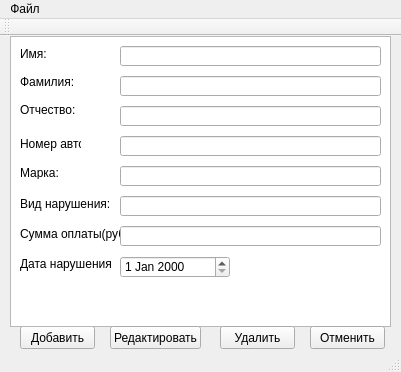
<?xml version="1.0" encoding="UTF-8"?>
<ui version="4.0">
 <class>MainWindow</class>
 <widget class="QMainWindow" name="MainWindow">
  <property name="geometry">
   <rect>
    <x>0</x>
    <y>0</y>
    <width>401</width>
    <height>372</height>
   </rect>
  </property>
  <property name="windowTitle">
   <string>MainWindow</string>
  </property>
  <widget class="QWidget" name="centralWidget">
   <widget class="QPushButton" name="pushButton">
    <property name="geometry">
     <rect>
      <x>20</x>
      <y>290</y>
      <width>75</width>
      <height>23</height>
     </rect>
    </property>
    <property name="text">
     <string>Добавить</string>
    </property>
   </widget>
   <widget class="QTableView" name="tableView">
    <property name="geometry">
     <rect>
      <x>10</x>
      <y>0</y>
      <width>381</width>
      <height>291</height>
     </rect>
    </property>
    <property name="selectionMode">
     <enum>QAbstractItemView::SingleSelection</enum>
    </property>
    <property name="selectionBehavior">
     <enum>QAbstractItemView::SelectRows</enum>
    </property>
   </widget>
   <widget class="QLineEdit" name="lineEdit_1">
    <property name="geometry">
     <rect>
      <x>120</x>
      <y>10</y>
      <width>261</width>
      <height>20</height>
     </rect>
    </property>
    <property name="inputMask">
     <string/>
    </property>
    <property name="text">
     <string/>
    </property>
   </widget>
   <widget class="QLineEdit" name="lineEdit_2">
    <property name="geometry">
     <rect>
      <x>120</x>
      <y>40</y>
      <width>261</width>
      <height>20</height>
     </rect>
    </property>
   </widget>
   <widget class="QLineEdit" name="lineEdit_3">
    <property name="geometry">
     <rect>
      <x>120</x>
      <y>70</y>
      <width>261</width>
      <height>20</height>
     </rect>
    </property>
   </widget>
   <widget class="QLabel" name="label_1">
    <property name="geometry">
     <rect>
      <x>20</x>
      <y>10</y>
      <width>47</width>
      <height>16</height>
     </rect>
    </property>
    <property name="text">
     <string>Имя:</string>
    </property>
   </widget>
   <widget class="QLabel" name="label_2">
    <property name="geometry">
     <rect>
      <x>20</x>
      <y>36</y>
      <width>61</width>
      <height>20</height>
     </rect>
    </property>
    <property name="text">
     <string>Фамилия:</string>
    </property>
   </widget>
   <widget class="QLabel" name="label_3">
    <property name="geometry">
     <rect>
      <x>20</x>
      <y>66</y>
      <width>61</width>
      <height>16</height>
     </rect>
    </property>
    <property name="text">
     <string>Отчество:</string>
    </property>
   </widget>
   <widget class="QPushButton" name="pushButton_2">
    <property name="geometry">
     <rect>
      <x>220</x>
      <y>290</y>
      <width>75</width>
      <height>23</height>
     </rect>
    </property>
    <property name="text">
     <string>Удалить</string>
    </property>
   </widget>
   <widget class="QLabel" name="label">
    <property name="geometry">
     <rect>
      <x>20</x>
      <y>100</y>
      <width>61</width>
      <height>16</height>
     </rect>
    </property>
    <property name="text">
     <string>&lt;html&gt;&lt;head/&gt;&lt;body&gt;&lt;p&gt;Номер авто:&lt;/p&gt;&lt;/body&gt;&lt;/html&gt;</string>
    </property>
   </widget>
   <widget class="QLabel" name="label_4">
    <property name="geometry">
     <rect>
      <x>20</x>
      <y>130</y>
      <width>47</width>
      <height>13</height>
     </rect>
    </property>
    <property name="text">
     <string>Марка:</string>
    </property>
   </widget>
   <widget class="QLabel" name="label_5">
    <property name="geometry">
     <rect>
      <x>20</x>
      <y>160</y>
      <width>91</width>
      <height>16</height>
     </rect>
    </property>
    <property name="text">
     <string>Вид нарушения:</string>
    </property>
   </widget>
   <widget class="QLabel" name="label_6">
    <property name="geometry">
     <rect>
      <x>20</x>
      <y>190</y>
      <width>101</width>
      <height>16</height>
     </rect>
    </property>
    <property name="text">
     <string>Сумма оплаты(руб):</string>
    </property>
   </widget>
   <widget class="QLineEdit" name="lineEdit">
    <property name="geometry">
     <rect>
      <x>120</x>
      <y>100</y>
      <width>261</width>
      <height>20</height>
     </rect>
    </property>
   </widget>
   <widget class="QLineEdit" name="lineEdit_4">
    <property name="geometry">
     <rect>
      <x>120</x>
      <y>130</y>
      <width>261</width>
      <height>20</height>
     </rect>
    </property>
   </widget>
   <widget class="QLineEdit" name="lineEdit_5">
    <property name="geometry">
     <rect>
      <x>120</x>
      <y>160</y>
      <width>261</width>
      <height>20</height>
     </rect>
    </property>
   </widget>
   <widget class="QLineEdit" name="lineEdit_6">
    <property name="geometry">
     <rect>
      <x>120</x>
      <y>190</y>
      <width>261</width>
      <height>20</height>
     </rect>
    </property>
   </widget>
   <widget class="QDateEdit" name="dateEdit">
    <property name="geometry">
     <rect>
      <x>120</x>
      <y>220</y>
      <width>110</width>
      <height>22</height>
     </rect>
    </property>
   </widget>
   <widget class="QLabel" name="label_8">
    <property name="geometry">
     <rect>
      <x>20</x>
      <y>220</y>
      <width>91</width>
      <height>16</height>
     </rect>
    </property>
    <property name="text">
     <string>Дата нарушения:</string>
    </property>
   </widget>
   <widget class="QPushButton" name="pushButton_1">
    <property name="geometry">
     <rect>
      <x>110</x>
      <y>290</y>
      <width>91</width>
      <height>23</height>
     </rect>
    </property>
    <property name="text">
     <string>Редактировать</string>
    </property>
   </widget>
   <widget class="QPushButton" name="pushButton_3">
    <property name="geometry">
     <rect>
      <x>310</x>
      <y>290</y>
      <width>75</width>
      <height>23</height>
     </rect>
    </property>
    <property name="text">
     <string>Отменить</string>
    </property>
   </widget>
  </widget>
  <widget class="QMenuBar" name="menuBar">
   <property name="geometry">
    <rect>
     <x>0</x>
     <y>0</y>
     <width>401</width>
     <height>21</height>
    </rect>
   </property>
   <widget class="QMenu" name="menu">
    <property name="title">
     <string>Файл</string>
    </property>
    <addaction name="action_1"/>
    <addaction name="action"/>
   </widget>
   <addaction name="menu"/>
  </widget>
  <widget class="QToolBar" name="mainToolBar">
   <attribute name="toolBarArea">
    <enum>TopToolBarArea</enum>
   </attribute>
   <attribute name="toolBarBreak">
    <bool>false</bool>
   </attribute>
  </widget>
  <widget class="QStatusBar" name="statusBar"/>
  <action name="action_1">
   <property name="text">
    <string>Выгрузить</string>
   </property>
  </action>
  <action name="action">
   <property name="text">
    <string>Выход</string>
   </property>
  </action>
 </widget>
 <layoutdefault spacing="6" margin="11"/>
 <resources/>
 <connections/>
</ui>
